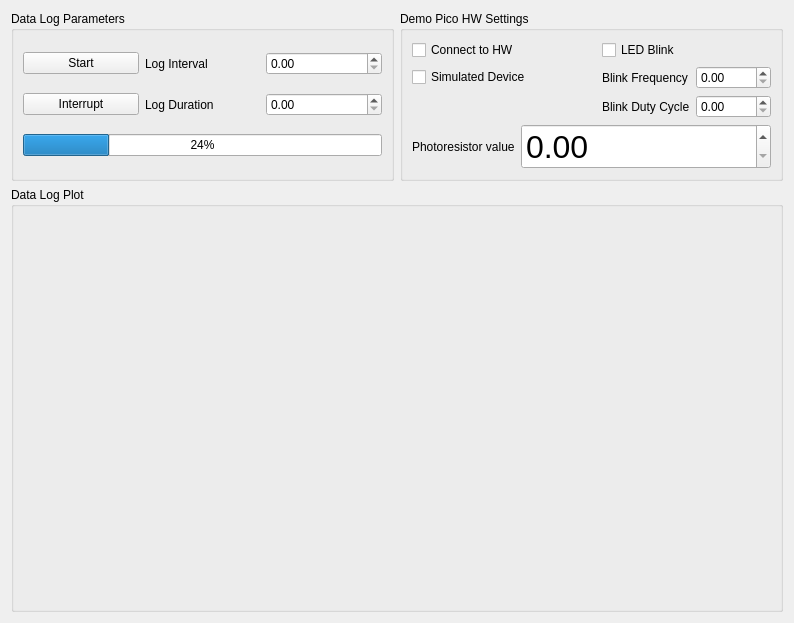
<?xml version="1.0" encoding="UTF-8"?>
<ui version="4.0">
 <class>Form</class>
 <widget class="QWidget" name="Form">
  <property name="geometry">
   <rect>
    <x>0</x>
    <y>0</y>
    <width>794</width>
    <height>623</height>
   </rect>
  </property>
  <property name="windowTitle">
   <string>Form</string>
  </property>
  <layout class="QGridLayout" name="gridLayout_4" rowstretch="0,1">
   <item row="0" column="0">
    <widget class="QGroupBox" name="datalog_params_groupBox">
     <property name="title">
      <string>Data Log Parameters</string>
     </property>
     <layout class="QGridLayout" name="gridLayout_2">
      <item row="1" column="2">
       <widget class="QDoubleSpinBox" name="log_duration_doubleSpinBox"/>
      </item>
      <item row="0" column="0">
       <widget class="QPushButton" name="start_pushButton">
        <property name="text">
         <string>Start</string>
        </property>
       </widget>
      </item>
      <item row="0" column="2">
       <widget class="QDoubleSpinBox" name="log_interval_doubleSpinBox"/>
      </item>
      <item row="1" column="0">
       <widget class="QPushButton" name="interrupt_pushButton">
        <property name="text">
         <string>Interrupt</string>
        </property>
       </widget>
      </item>
      <item row="1" column="1">
       <widget class="QLabel" name="label_2">
        <property name="text">
         <string>Log Duration</string>
        </property>
       </widget>
      </item>
      <item row="0" column="1">
       <widget class="QLabel" name="label">
        <property name="text">
         <string>Log Interval</string>
        </property>
       </widget>
      </item>
      <item row="2" column="0" colspan="3">
       <widget class="QProgressBar" name="progressBar">
        <property name="value">
         <number>24</number>
        </property>
       </widget>
      </item>
     </layout>
    </widget>
   </item>
   <item row="0" column="1">
    <widget class="QGroupBox" name="picohw_groupBox">
     <property name="title">
      <string>Demo Pico HW Settings</string>
     </property>
     <layout class="QGridLayout" name="gridLayout">
      <item row="0" column="0" colspan="2">
       <widget class="QCheckBox" name="pico_connect_checkBox">
        <property name="text">
         <string>Connect to HW</string>
        </property>
       </widget>
      </item>
      <item row="0" column="2">
       <widget class="QCheckBox" name="led_blink_on_checkBox">
        <property name="text">
         <string>LED Blink</string>
        </property>
       </widget>
      </item>
      <item row="1" column="0" colspan="2">
       <widget class="QCheckBox" name="sim_checkBox">
        <property name="text">
         <string>Simulated Device</string>
        </property>
       </widget>
      </item>
      <item row="1" column="2">
       <widget class="QLabel" name="label_3">
        <property name="text">
         <string>Blink Frequency</string>
        </property>
       </widget>
      </item>
      <item row="1" column="3">
       <widget class="QDoubleSpinBox" name="led_blink_freq_doubleSpinBox"/>
      </item>
      <item row="2" column="2">
       <widget class="QLabel" name="label_4">
        <property name="text">
         <string>Blink Duty Cycle</string>
        </property>
       </widget>
      </item>
      <item row="2" column="3">
       <widget class="QDoubleSpinBox" name="led_blink_duty_doubleSpinBox"/>
      </item>
      <item row="3" column="0">
       <widget class="QLabel" name="label_5">
        <property name="text">
         <string>Photoresistor value</string>
        </property>
       </widget>
      </item>
      <item row="3" column="1" colspan="3">
       <widget class="QDoubleSpinBox" name="pr_value_doubleSpinBox">
        <property name="font">
         <font>
          <pointsize>24</pointsize>
         </font>
        </property>
       </widget>
      </item>
     </layout>
    </widget>
   </item>
   <item row="1" column="0" colspan="2">
    <widget class="QGroupBox" name="plot_groupBox">
     <property name="title">
      <string>Data Log Plot</string>
     </property>
     <layout class="QGridLayout" name="gridLayout_3"/>
    </widget>
   </item>
  </layout>
 </widget>
 <resources/>
 <connections/>
</ui>
